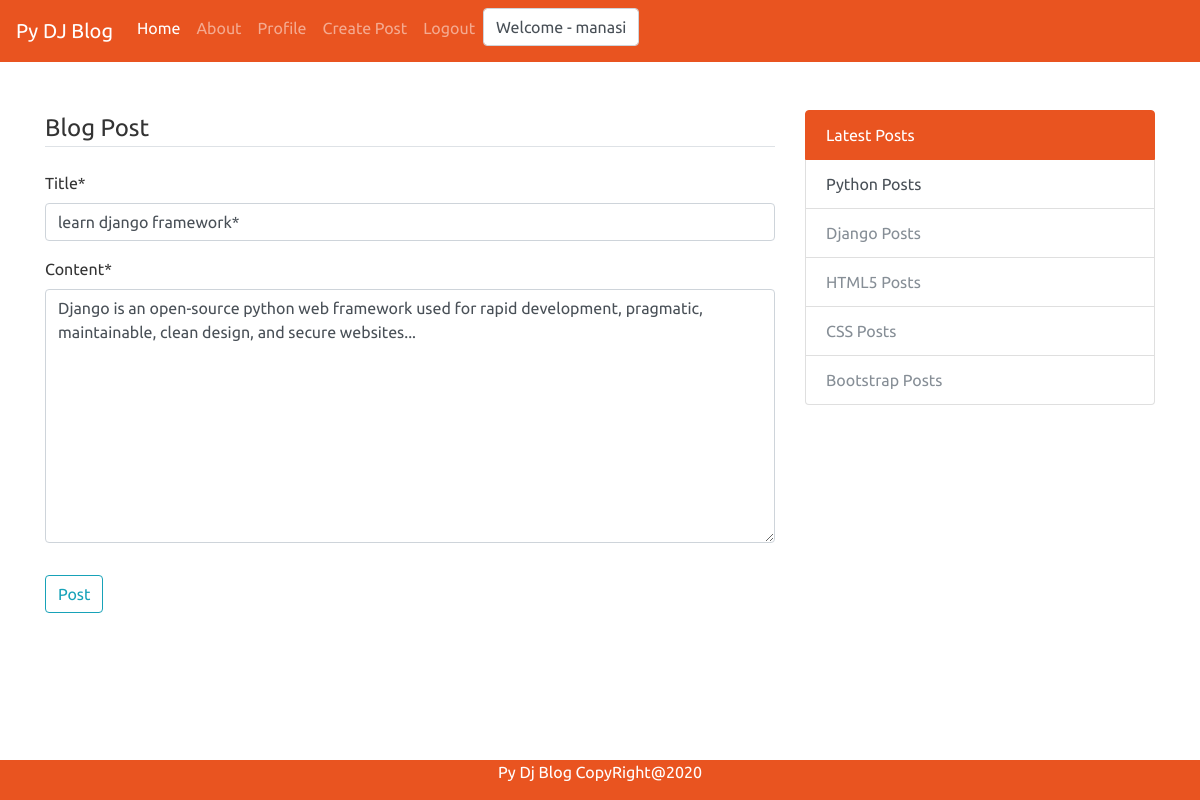
/post/4/update/ (signed in), run on the app's committed database.
### blog/models.py (models this page shows, shortened)
class Post(models.Model):
    title = models.CharField(max_length=100)
    content = models.TextField()
    date_posted = models.DateTimeField(default=timezone.now)
    author = models.ForeignKey(User, on_delete=models.CASCADE)

### blog/views.py (the view, shortened to what this page needs)
# urls.py: path('post/<int:pk>/update/', PostUpdateView.as_view(), name='post-update'),
class PostUpdateView(LoginRequiredMixin, UserPassesTestMixin, UpdateView):
    login_url = '/login/'
    redirect_field_name = 'login'
    model = Post
    template_name = 'post_form.html'
    fields = ['title', 'content']
    def test_func(self):
        post = self.get_object()
        if self.request.user == post.author:
            return True
        return False

### blog/templates/post_form.html (shortened to what this page needs)
{% extends "base.html" %}
{% load crispy_forms_tags %}
{% block content %}
    <div class="content-section">
        <form method="POST">
            <fieldset class="form-group">
                <legend class="border-bottom mb-4">Blog Post</legend>
                {{ form|crispy }}
            </fieldset>
            <div class="form-group">
                <button class="btn btn-outline-info" type="submit">Post</button>
            </div>
        </form>
    </div>
{% endblock content %}

### templates/base.html (shortened to what this page needs)
{% load static %}
<!DOCTYPE html>
<html>
  <head>
    <link rel="stylesheet" type="text/css" href="{% static 'css/bootstrap.min.css'%}">
    <link rel="stylesheet" type="text/css" href="{% static 'css/custom.css'%}">
  </head>
  <body>
    <nav class="navbar navbar-expand-lg navbar-dark bg-primary">
        <a class="navbar-brand" href="#">Py DJ Blog</a>
      <div class="collapse navbar-collapse" id="navbarColor01">
          <ul class="navbar-nav mr-auto">
            <li class="nav-item active">
              <a class="nav-link"  href="{% url 'blog-home' %}">Home <span class="sr-only">(current)</span></a>
            </li>
            <li class="nav-item">
              <a class="nav-link" href="{% url 'blog-about' %}">About</a>
            </li>
            {% if user.is_authenticated %}
            <li class="nav-item">
              <a class="nav-link" href="{% url 'profile' %}">Profile</a>
            </li>
            <li class="nav-item">
              <a class="nav-link"href="{% url 'post-create' %}">Create Post</a>
            </li>
            <li class="nav-item">
              <a class="nav-link" href="{% url 'logout' %}">Logout</a>
            </li>
            <li>
              <label class="form-control">Welcome - {{ user.username }}</label>
            </li>
            {% endif %}
        </div>
      </nav>
    <br/>
    <br/>
    <div class="container">
        <div class="row">
            <div class="col-sm-8">
                {% block content%}
                {% endblock %}
            </div>
            <div class="col-sm-4">
                <div class="list-group">
                    <a href="#" class="list-group-item list-group-item-action active">
                      Latest Posts
                    </a>
                    <a href="#" class="list-group-item list-group-item-action">
                      Python Posts
                    </a>
                    <a href="#" class="list-group-item list-group-item-action disabled">
                      Django Posts
                    </a>
                    <a href="#" class="list-group-item list-group-item-action disabled">
                      HTML5 Posts
                    </a>
                    <a href="#" class="list-group-item list-group-item-action disabled">
                      CSS Posts
                    </a>
                    <a href="#" class="list-group-item list-group-item-action disabled">
                      Bootstrap Posts
                    </a>
                  </div>
                  <br/>
                  <br/>
            </div>
        </div>
    </div>
     <div class="footer">
        <p>Py Dj Blog CopyRight@2020</p>
    </div>
  </body>
</html>

### static/css/custom.css (style rules this page uses)
.footer { position: fixed; left: 0; bottom: 0; width: 100%; background-color:#e95420; color: white; text-align: center; }

### data on the page
Post: title "learn django framework*", content "Django is an open-source python web framework used for rapid development, pragmatic, maintainable, clean design, and secure websites..."

### other printed values
{{ user.username }} "manasi"
